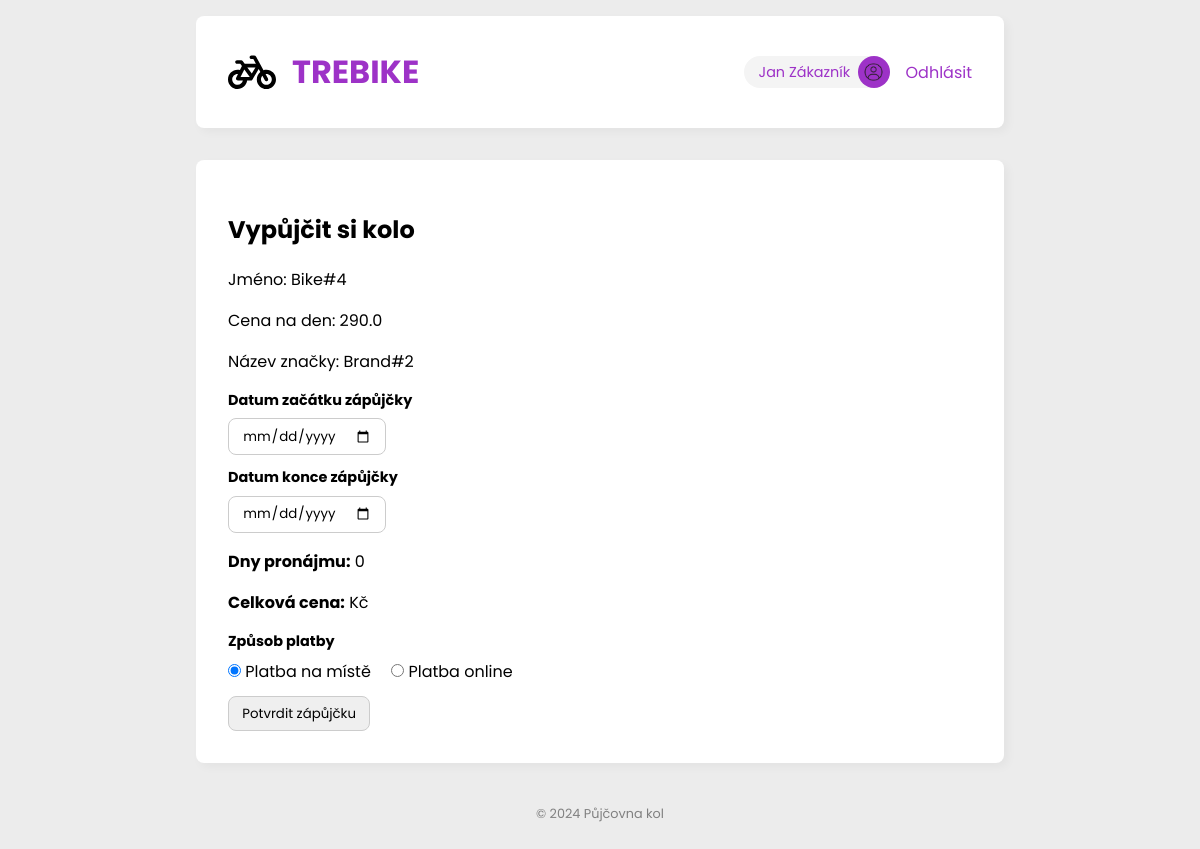
The app's page /rent_bike/4 (signed in) with its own data.
### tables this page shows
CREATE TABLE users (
    id INTEGER PRIMARY KEY AUTOINCREMENT,
    first_name VARCHAR NOT NULL,
    last_name VARCHAR NOT NULL,
    email VARCHAR NOT NULL,
    password VARCHAR NOT NULL,
    role INTEGER NOT NULL,
    avatar VARCHAR,
    created_at TIMESTAMP NOT NULL,
    updated_at TIMESTAMP NOT NULL
);

CREATE TABLE bikes (
    id INTEGER PRIMARY KEY AUTOINCREMENT,
    name VARCHAR NOT NULL,
    brand_id INTEGER NOT NULL,
    type INTEGER NOT NULL,
    price_per_day DOUBLE NOT NULL,
    img VARCHAR NOT NULL,
    FOREIGN KEY (brand_id) REFERENCES brands(id)
);

CREATE TABLE brands (
    id INTEGER PRIMARY KEY AUTOINCREMENT,
    name VARCHAR NOT NULL,
    motto VARCHAR NOT NULL,
    established DATE NOT NULL
);

### views/bike_management/rent_bike.py (the view, shortened to what this page needs)
@rent_bike.route('/rent_bike/<bike_id>', methods=["GET", "POST"])
@auth.login_required
@auth.customers_only
def page(bike_id):
    user = UserService.getByID(session['user_id'])
    bike = BikeService.getByID(bike_id)
    if BikeService.getStatus(bike['id']) != 0:
        flash('Kolo je aktuálně zapůjčené nebo čeká na vyřízení, počkejte prosím.', 'info')
        return redirect(url_for('view_dashboard_page'))
    form = forms.RentBikeForm(request.form)
    return render_template("rent_bike.jinja", form=form, bike=bike, user=user)

### forms.py
class RentBikeForm(Form):
    rent_datetime_from = DateField(name="rent_date_from", label="Datum začátku zápůjčky",render_kw={"min": datetime.date.today().isoformat()}, validators=[validators.InputRequired()])
    rent_datetime_to = DateField(name="rent_date_to", label="Datum konce zápůjčky", validators=[validators.InputRequired()])
    payment_method = RadioField(label="Způsob platby",choices=[('1', 'Platba na místě'), ('2', 'Platba online')],default='1',coerce=str,validators=[validators.InputRequired()]
    )

### app.py (called while the page is built)
@app.before_request
def before_request():
    BikeEventService.check_rents()

### auth.py (called while the page is built)
def login_required(func):
    @wraps(func)
    def decorated_function(*args, **kwargs):
        print(session)
        if "authenticated" not in session:
            flash("🚫 Musíte být přihlášen pro přístup na tuto stránku.", "error")
            return redirect(url_for("login.page"))
        return func(*args, **kwargs)
    return decorated_function

def customers_only(func):
    @wraps(func)
    def decorated_function(*args, **kwargs):
        if session['role'] != 0:
            flash('🚫 Nemáte oprávnění pro tuto akci (nejste zákazník).', 'error')
            return redirect(url_for('view_dashboard_page'))
        return func(*args, **kwargs)
    return decorated_function

### database/database.py (called while the page is built)
def get_db():
    if 'db' not in g:
        project_root = os.path.dirname(os.path.realpath(__file__))
        database_path = os.path.join(project_root, '..', current_app.config['DATABASE'])
        g.db = sqlite3.connect(
            database_path,
            detect_types=sqlite3.PARSE_DECLTYPES
        )
        g.db.row_factory = sqlite3.Row
        g.db.set_trace_callback(print)
    return g.db

### service/bike_event_service.py (called while the page is built)
    @staticmethod
    def check_rents():
        db = get_db()
        sql = 'UPDATE bike_events SET status = 2 WHERE date_to < CURRENT_DATE AND (type = 1 OR type = 2) AND status = 1'
        db.execute(sql)
        db.commit()

### service/bike_service.py (called while the page is built)
    @staticmethod
    def getByID(bike_id):
        db = get_db()
        sql = 'SELECT b.id, b.name, b.price_per_day, b.brand_id, b.img, br.name AS brand_name FROM bikes b JOIN brands br ON br.id=brand_id WHERE b.id=?'
        arguments = [bike_id]
        bike = db.execute(sql, arguments).fetchone()
        return bike

### service/user_service.py (called while the page is built)
    @staticmethod
    def getByID(user_id):
        db = get_db()
        sql = "SELECT * FROM users WHERE id = ?"
        user = db.execute(sql, [user_id]).fetchone()
        return user

### templates/rent_bike.jinja (shortened to what this page needs)
{% extends '__main.jinja' %}
{% from 'macros/form.jinja' import form_field, form_inline_field, form_submit with context %}
{% block content %}
    <div class="main">
        <div class="box dashboard">
            <h2>Vypůjčit si kolo</h2>
            <p>Jméno: {{ bike.name }}</p>
            <p>Cena na den: {{ bike.price_per_day }}</p>
            <p>Název značky: {{ bike.brand_name }}</p>
            <form method="post">
                {{ form_field(form.rent_datetime_from) }}
                {{ form_field(form.rent_datetime_to) }}
                <div>
                    <p><strong>Dny pronájmu:</strong> <span id="rental_days">0</span></p>
                    <p><strong>Celková cena:</strong> <span id="total_price" style="display: none;">0</span> Kč</p>
                </div>
                {{ form_field(form.payment_method) }}
                {{ form_submit('Potvrdit zápůjčku') }}
            </form>
        </div>
    </div>
{% endblock %}

### templates/__header.jinja (shortened to what this page needs)
{% block header %}
    <div class="topbar box">
        <a href="{{ url_for('view_dashboard_page') }}" class="logo">
            <h1 class="mr-1">TREBIKE</h1>
        </a>
        <div class="nav">
            {% if session['authenticated'] %}
                    <a href="{{ url_for('view_profile_page', user_id=session['user_id']) }}" class="user-info {% if request.endpoint == 'view_profile_page' %} active {% endif %}">
                        <div class="username">{{ session['first_name'] }} {{ session['last_name'] }}</div>
                        <div class="user-avatar">
                        {% if session['avatar'] %}
                            <img src="{{ url_for('static', filename='img/' + session['avatar']) }}" alt="Logged-in user menu">
                        {% else %}
                            <img src="{{ url_for('static', filename='img/person.png') }}" alt="Logged-in user menu">
                        {% endif %}
                        </div>
                    </a>
                <div>
                <a href="{{ url_for('logout.page') }}" class="signout">Odhlásit</a>
                </div>
            {% endif %}
        </div>
    </div>
{% endblock %}

### static/css/styles.css (style rules this page uses)
:root { --accent: #9D32C7; --accent-2: #EC2F4B; --text: #5c0e61; --text-2: #731422; --text-hover: var(--accent); --text-active: #FFFFFF; --border-width: 0.125em; --table-spacing: 24px; --table-half-spacing: 12px; }
* { box-sizing: border-box; font-family: "Poppins", serif; }
a { color: var(--accent); text-decoration: none; }
input, textarea, button, select { margin: 0; padding: 0.5em 1em; border-radius: 8px; border: 1px solid #ccc; }
.mr-1 { margin-right: 1em; }
body { padding: 0; margin: 0; background: #f4f4f4; font-family: sans-serif; }
.main { display: flex; }
.box { background: white; border-radius: 8px; box-shadow: rgba(0, 0, 0, 0.04) 4px 4px 10px; padding: 2em; margin: 1em; }
.topbar { display: flex; flex-direction: row; justify-content: space-between; align-items: center; }
.logo { display: flex; flex-direction: row; justify-items: space-between; width: 20vw; align-items: center; }
.topbar a svg { width: 3em; }
.topbar h1 { margin: 0; margin-left: 1.5em; }
.nav { display: flex; align-items: center; }
.nav div { margin-right: 1em; }
.signout { margin-left: 1em; }
@media screen and (max-width: 1300px) { .nav div { margin-right: 0; } }
@media screen and (max-width: 1300px) { .topbar h1 { margin-left: 0.5em; } }
.topbar .user-info { display: flex; align-items: center; }
.topbar .user-info .username { margin-right: -1em; padding: 0.4em 1.5em 0.4em 1em; text-align: right; background: #f4f4f4; border-radius: 16px 0 0 16px; font-size: 0.9em; }
.user-avatar { display: flex; justify-content: center; align-content: center; background: #9D32C7; padding: 0.3em; border-radius: 50%; width: 2em; height: 2em; margin-right: 0; }
.dashboard { flex-grow: 1; }

### records on screen
users: first_name "Jan", last_name "Zákazník"
bikes: name "Bike#4", price_per_day "290.0"
brands: brand_name "Brand#2"

### other values on screen
{{ field.label }} "Datum začátku zápůjčky Datum konce zápůjčky Způsob platby"
{{ subfield.label.text }} "Platba na místě" "Platba online"
